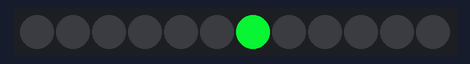
Bench run of a sketch on a simulated ATtiny85, built with avr-gcc and run on an emulated ATtiny85. Shown: 12 RGB LEDs in strip order, left to right.

Above: at 0.37 s.
At 1.1 s:
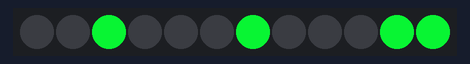
At 1.65 s:
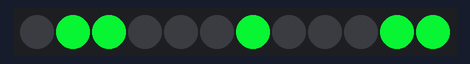
At 2.1 s:
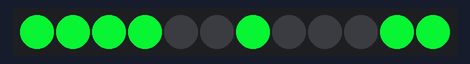
At 3.1 s:
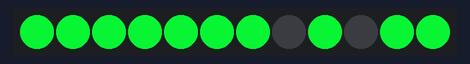
At 3.9 s:
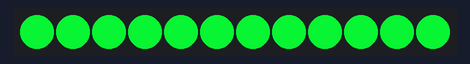

Measured:
- by itself, everything shown: repeats every 4.3 s, in 13 steps
- what the display in image 1 shows lasts 0.5 s, from 1.0 s to 1.5 s

The sketch:

shift_spiral_tl.ino
```cpp
//Importation des bibliothèques
#include "Adafruit_WS2801.h"
#include "SPI.h" // Comment out this line if using Trinket or Gemma
#ifdef __AVR_ATtiny85__
#include <avr/power.h>
#endif

//Déclaration des pins des câbles jaune et vert
uint8_t dataPin  = 2;    // Câble jaune
uint8_t clockPin = 3;    // Câble vert
uint32_t d_temps = millis();
int i = 3;
int j = 2;

//Déclaration du nombre de leds sur la guirlande
Adafruit_WS2801 strip = Adafruit_WS2801(12, dataPin, clockPin);

//Définition de la fréquence de communication et mise en place des leds en mode "on"
void setup() {
  Serial.begin(9600);
  #if defined(__AVR_ATtiny85__) && (F_CPU == 16000000L)
    clock_prescale_set(clock_div_1);
  #endif
  strip.begin();
  strip.show();
}

//Définition du tableau des leds (disposition)
int led[3][4] = { // tableau de char à 2 dimensions
  {0,5,6,11},
  {1,4,7,10},
  {2,3,8,9}
};

void loop() {
  shift_spiral_tl(250);
}

/*Déclaration des fonctions de base*/
//Création de la couleur à partir du code RGB
uint32_t Color(byte r, byte g, byte b){
  uint32_t c;
  c = r;
  c <<= 8;
  c |= g;
  c <<= 8;
  c |= b;
  return c;
}

//Initialisation colonne
void initialize_column(int led[3][4],int j,int r, int g, int b){
  int i;
  for (i=0;i<3;i++){
      strip.setPixelColor(led[i][j], Color(r,g,b));
  }
}

//Initialisation ligne
void initialize_lign(int led[3][4],int i,int r, int g, int b){
  int j;
  for (j=0;j<4;j++){
      strip.setPixelColor(led[i][j], Color(r,g,b));
  }
}
//Fonction générale à partir de la commande RasberryPi

          /*Models de Spirales*/
//Spriral horizontal bas en haut
void shift_spiral_tl(uint16_t wait){
  int tab[4][3]={{9,7,5},{8,4,0},{3,1,11},{2,10,6}};
  if ( j>-1 && i>-1 && (millis() - d_temps) > wait ) {
    strip.setPixelColor(tab[i][j], Color(7,222,46));
    j-=1;
    strip.show();
    d_temps = millis();
  }
  if ( j==-1 && i>-1 && (millis() - d_temps) > wait ) {
    strip.setPixelColor(tab[i][j], Color(7,222,46));
    i-=1;
    j=2;
    strip.show();
    d_temps = millis();
  }
  if ( j==2 && i==-1 && (millis() - d_temps) > wait ) {
    int k,l;
    for (k=0;k<4;k++){
      for (l=0;l<3;l++){
        strip.setPixelColor(tab[k][l], Color(0,0,0));
      }
    }
    strip.show();
    i=3;
    j=2;
    d_temps = millis();
  }
}
```
